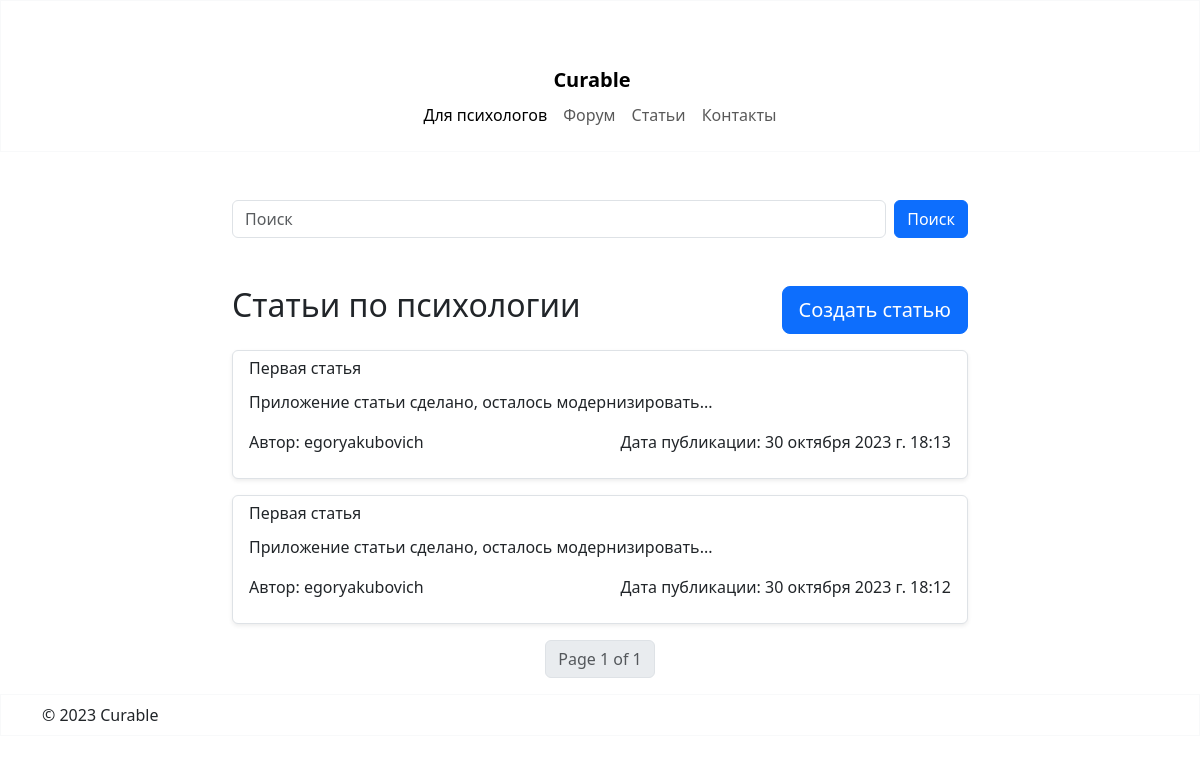
/articles/, run on an earlier commit of the app's database.
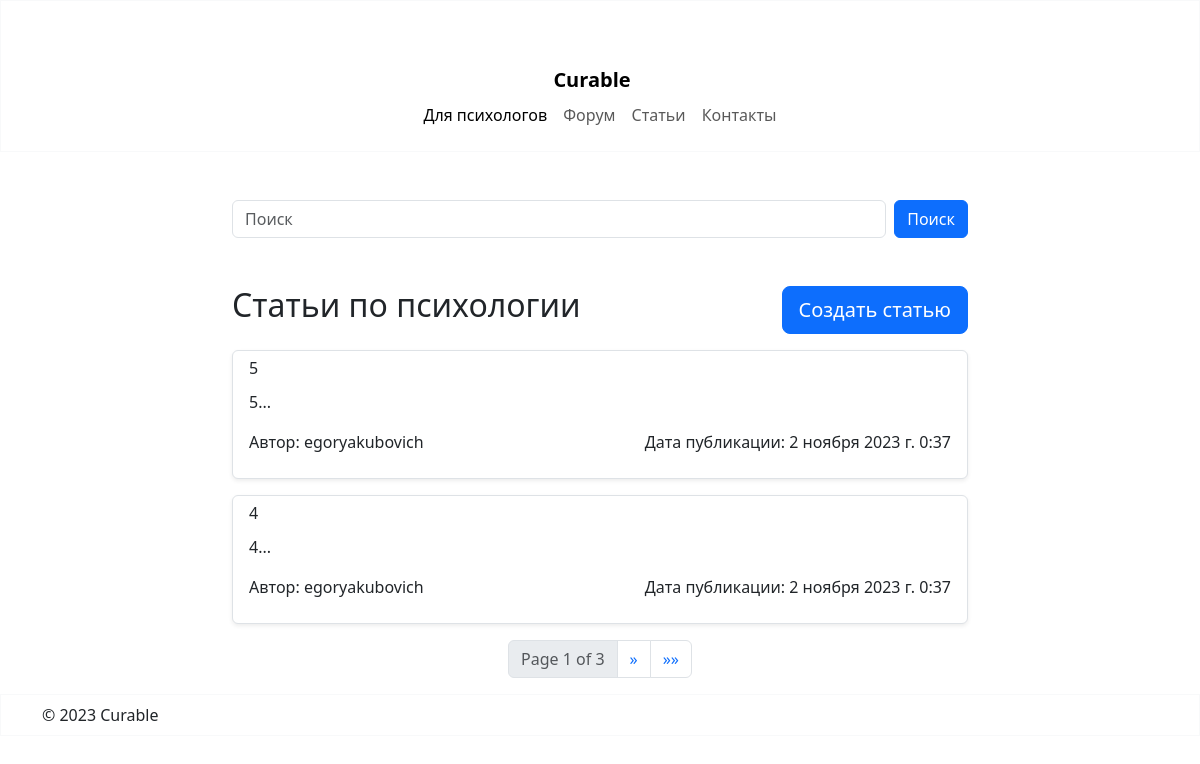
And on a later commit of the database.
### articles/models.py (models this page shows, shortened)
class Article(models.Model):
    title = models.CharField(max_length=200)  # Максимальная длина заголовка статьи
    content = models.TextField()  # Текст статьи
    pub_date = models.DateTimeField('date published')  # Дата публикации статьи
    author = models.ForeignKey(User, on_delete=models.CASCADE)  # Связь с моделью пользователя Django
    class Meta:
        ordering = ['-pub_date']  # Сортировка статей по убыванию даты публикации

### articles/views.py (the view)
# urls.py: path('', ArticleListView.as_view(), name='article_list'),
class ArticleListView(ListView):
    model = Article
    template_name = 'articles/article_list.html'
    context_object_name = 'articles'
    paginate_by = 2

### templates/articles/article_list.html (shortened to what this page needs)
{% extends "base.html" %}
{% block content %}
    <form class="d-flex" role="search" method="get" action="{% url 'articles:article_search' %}">
        <input class="form-control me-2" type="text" name="query" placeholder="Поиск" aria-label="Поиск">
        <button class="btn btn-primary" type="submit">Поиск</button>
    </form>
    <div class="row">
        <div class="col-6 mt-5 text-start">
            <h2>Cтатьи по психологии</h2>
        </div>
        <div class="col-6 mt-5 text-end">
            <a class="btn btn-primary btn-lg" href="{% url 'articles:article_create' %}" role="button">Создать статью</a>
        </div>
    </div>
    <div class="row">
        <ul>
            {% for article in articles %}
                <div class="col-12 mt-3 text-start">
                <ul class="list-group">
                    <li class="shadow-sm list-group-item">
                        <div class="row">
                            <div class="col-12 mb-1">
                                <a class="text-decoration-none text-dark"
                                   href="{% url 'articles:article_detail' article.id %}">
                                    <h6>{{ article.title }}</h6>
                                </a>
                            </div>
                            <p>{{ article.content|slice:":250" }}...</p>
                            <div class="col-6 text-start">
                                <p>Автор: {{ article.author.username }}</p>
                            </div>
                            <div class="col-6 text-end">
                                <p>Дата публикации: {{ article.pub_date }}</p>
                            </div>
                        </div>
                    </li>
                </ul>
            {% empty %}
                <li>Нет доступных статей.</li>
            {% endfor %}
            </div>
        </ul>
    </div>
     <nav aria-label="Page navigation">
        <ul class="pagination justify-content-center">
            <li class="page-item disabled">
                <span class="page-link">Page {{ page_obj.number }} of {{ page_obj.paginator.num_pages }}</span>
            </li>
            {% if page_obj.has_next %}
                <li class="page-item">
                    <a class="page-link" href="?page={{ page_obj.next_page_number }}" aria-label="Next">
                        <span aria-hidden="true">&raquo;</span>
                    </a>
                </li>
                <li class="page-item">
                    <a class="page-link" href="?page={{ page_obj.paginator.num_pages }}" aria-label="Last">
                        <span aria-hidden="true">&raquo;&raquo;</span>
                    </a>
                </li>
            {% endif %}
        </ul>
    </nav>
{% endblock %}

### templates/base.html (shortened to what this page needs)
{% load static %}
<!doctype html>
<html lang="en">
<head>
    <link href="https://cdn.jsdelivr.net/npm/bootstrap@5.3.1/dist/css/bootstrap.min.css" rel="stylesheet"
>
</head>
<body>
<nav class="navbar navbar-expand-lg bg-white border border-light py-3">
    <div class="container text-center mt-5">
        <div class="col-md-8 mx-auto">
        <a class="navbar-brand" href="{% url "home" %}"><strong>Curable</strong></a>
        <div class="collapse navbar-collapse justify-content-center" id="navbarSupportedContent">
            <ul class="navbar-nav">
                <li class="nav-item">
                    <a class="nav-link active" aria-current="page" href="#">Для психологов</a>
                </li>
                <li class="nav-item">
                    <a class="nav-link" href="#">Форум</a>
                </li>
                <li class="nav-item">
                    <a class="nav-link" href="{% url "articles:article_list" %}">Статьи</a>
                </li>
                <li class="nav-item">
                    <a class="nav-link" href="{% url "contacts" %}">Контакты</a>
                </li>
            </ul>
        </div>
        </div>
    </div>
</nav>
<div class="container text-center mt-5">
    <div class="row">
        <div class="col-md-8 mx-auto">
            {% block content %}{% endblock %}
        </div>
    </div>
</div>
<nav class="navbar navbar-expand-lg bg-white border border-light">
    <div class="container-md">
        <a class="nav-link" href="#">© 2023 Curable</a>
    </div>
</nav>
</body>
</html>

What changed in the data, as far as the page shows it:
no longer on this page (row unchanged): Article: title "Первая статья", content "Приложение статьи сделано, осталось модернизировать", author.username "egoryakubovich", pub_date "30 октября 2023 г. 18:13"
removed Article: title "Первая статья", content "Приложение статьи сделано, осталось модернизировать", author.username "egoryakubovich", pub_date "30 октября 2023 г. 18:12"
added Article: title "5", content "5", author.username "egoryakubovich", pub_date "2 ноября 2023 г. 0:37"
added Article: title "4", content "4", author.username "egoryakubovich", pub_date "2 ноября 2023 г. 0:37"
Also different on the page:
{{ page_obj.paginator.num_pages }}: "1" → "3"
